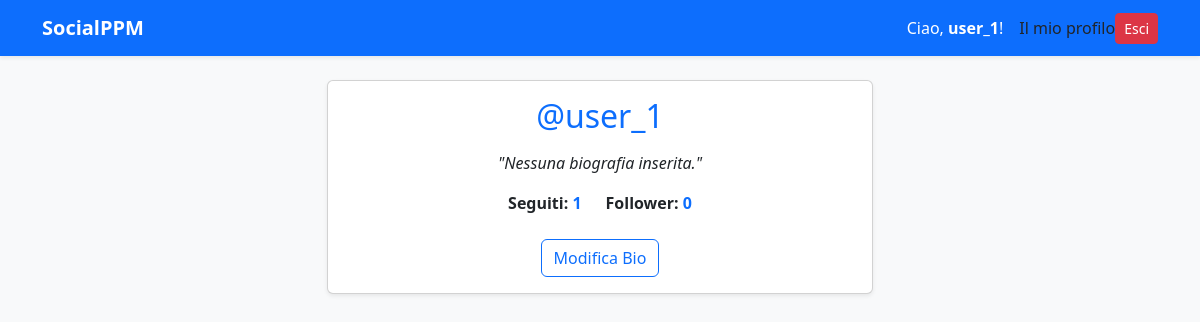
Before: /user_1/ (signed in) with the older database file.
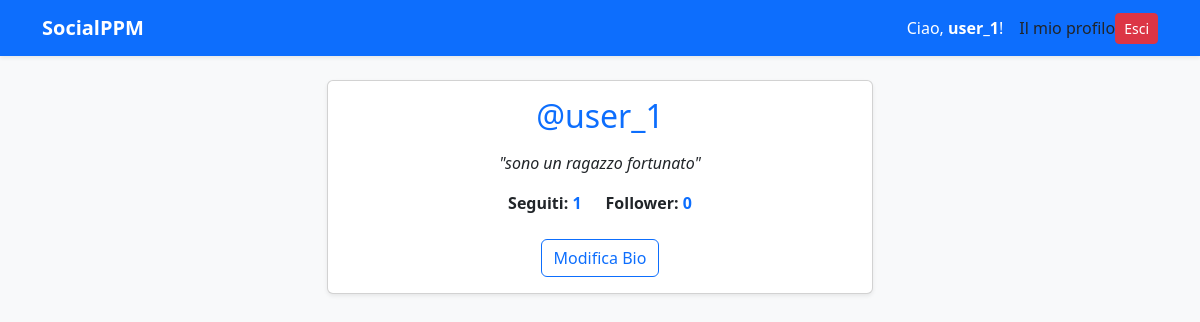
After: the same page with the newer database file.
### users/models.py (models this page shows, shortened)
class Profile(models.Model):
    user = models.OneToOneField(User, on_delete=models.CASCADE)
    bio = models.TextField(max_length=500, blank=True)
    follows = models.ManyToManyField(
        "self",
        related_name="followed_by",
        symmetrical=False,
        blank=True
    )

### users/views.py (the view)
# urls.py: path('<str:username>/', views.profile_view, name='profile'),
def profile_view(request, username):
    target_user = get_object_or_404(User, username=username)
    profile, created = Profile.objects.get_or_create(user=target_user)
    if request.user.is_authenticated:
        Profile.objects.get_or_create(user=request.user)
    context = {
        'profile_user': target_user,
        'profile': profile,
    }
    return render(request, 'users/profile.html', context)

### users/templates/users/profile.html (shortened to what this page needs)
{% extends 'base.html' %}
{% block content %}
<div class="row justify-content-center mt-4">
    <div class="col-md-6">
        <div class="card shadow-sm text-center">
            <div class="card-body">
                <h2 class="card-title text-primary">
                    @{{ profile_user.username }}
                </h2>
                <p class="fst-italic my-3">
                    "{{ profile.bio|default:'Nessuna biografia inserita.' }}"
                </p>
                <div class="d-flex justify-content-center gap-4 mb-4 fw-bold">
                    <span>Seguiti: <span class="text-primary">{{ profile.follows.count }}</span></span>
                    <span>Follower: <span class="text-primary">{{ profile.followed_by.count }}</span></span>
                </div>
                {% if user.is_authenticated and user != profile_user %}
                    <form action="{% url 'follow_user' profile_user.username %}" method="POST" class="d-inline">
                        {% csrf_token %}
                        {% if profile in user.profile.follows.all %}
                            <button type="submit" class="btn btn-outline-danger">Smetti di seguire</button>
                        {% else %}
                            <button type="submit" class="btn btn-primary">Segui</button>
                        {% endif %}
                    </form>
                {% elif user == profile_user %}
                    <a href="{% url 'edit_profile' %}" class="btn btn-outline-primary">Modifica Bio</a>
                {% endif %}
            </div>
        </div>
    </div>
</div>
{% endblock %}

Changed rows visible on the page:
changed Profile: bio "Nessuna biografia inserita." → "sono un ragazzo fortunato"
